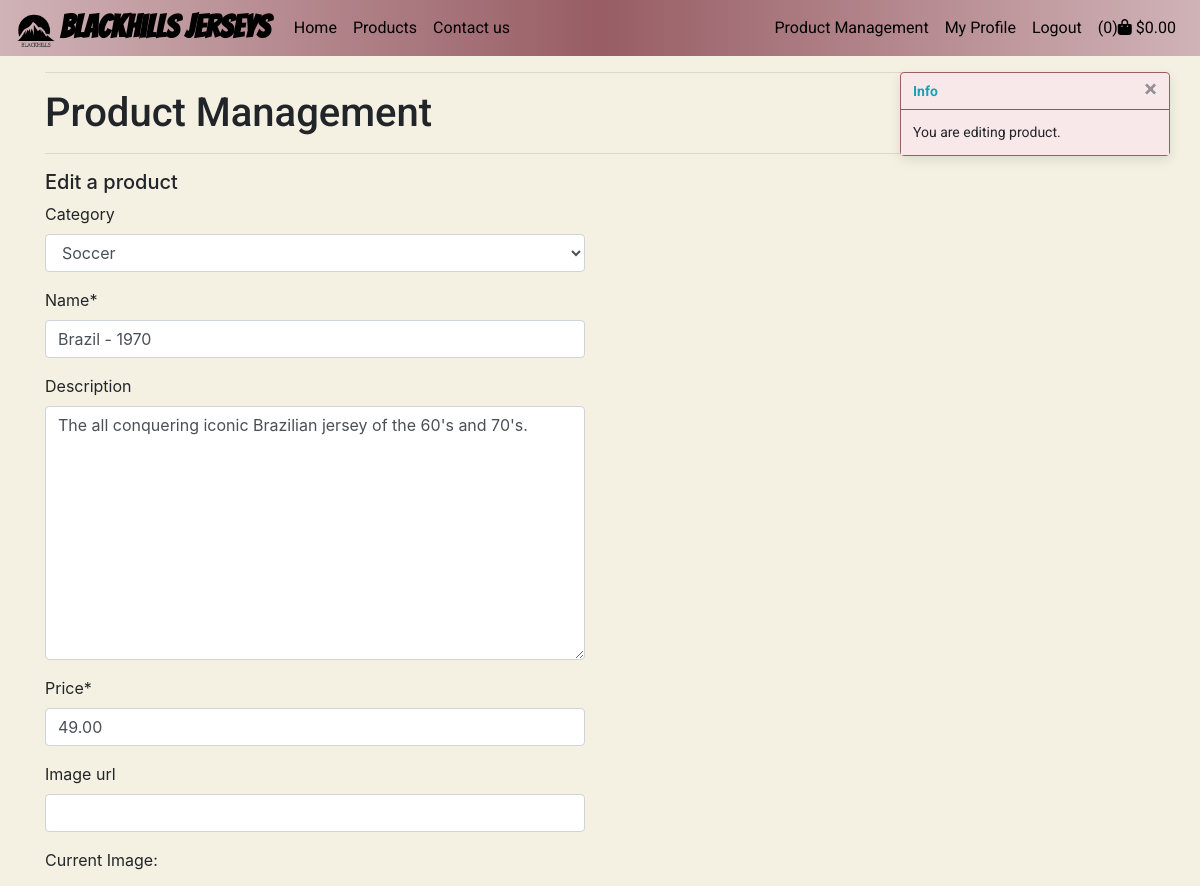
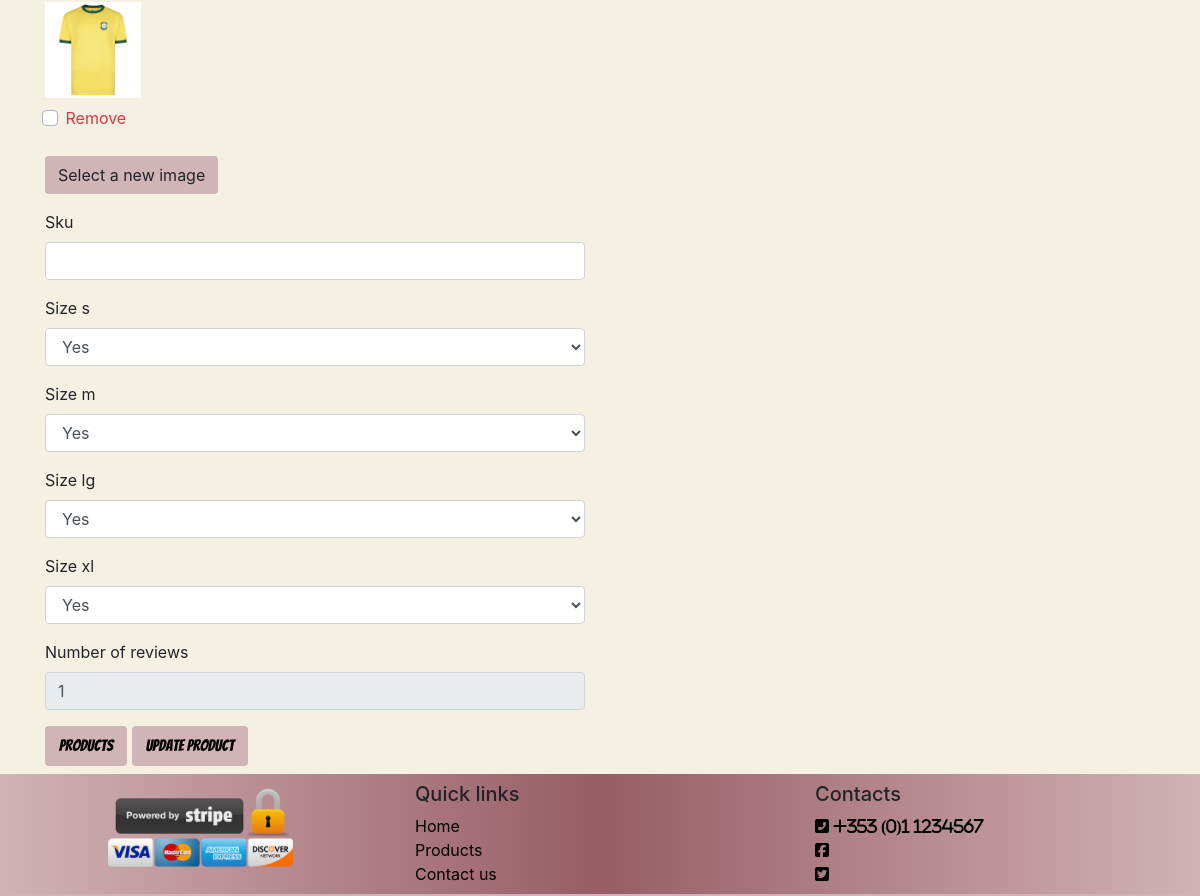
The page /products/edit/16/ (signed in) on the database its author committed (2 pictures, top to bottom).
### products/models.py (models this page shows, shortened)
class Product(models.Model):
    category = models.ForeignKey('Category',
                                 null=True,
                                 blank=True,
                                 on_delete=models.SET_NULL)
    name = models.CharField(max_length=254)
    description = models.TextField(null=True,
                                   blank=True)
    price = models.DecimalField(max_digits=6, decimal_places=2)
    image_url = models.URLField(max_length=1024,
                                null=True,
                                blank=True)
    image = models.ImageField(null=True, blank=True)
    sku = models.CharField(max_length=254,
                           null=True,
                           blank=True)
    size_s = models.BooleanField(default=False,
                                 null=True,
                                 blank=True)
    size_m = models.BooleanField(default=False,
                                 null=True,
                                 blank=True)
    size_lg = models.BooleanField(default=False,
                                  null=True,
                                  blank=True)
    size_xl = models.BooleanField(default=False,
                                  null=True,
                                  blank=True)
    number_of_reviews = models.IntegerField(blank=True,
                                            null=True)

### products/views.py (the view)
# urls.py: path('edit/<int:product_id>/', views.edit_product, name='edit_product'),
@login_required
def edit_product(request, product_id):
    if not request.user.is_superuser:
        messages.error(request,
                       'Sorry only users with admin rights can access this')
        return redirect(reverse('home'))
    product = get_object_or_404(Product, pk=product_id)
    if request.method == 'POST':
        form = ProductForm(request.POST, request.FILES, instance=product)
        if form.is_valid():
            form.save()
            messages.success(request,
                             'You have successfully updated product')
            return redirect(reverse('product_detail', args=[product.id]))
        else:
            messages.error(request,
                           'Failed to update product. \
                               Please ensure all fields are correct.')
    else:
        form = ProductForm(instance=product)
        messages.info(request, 'You are editing product.')
    template = 'products/edit_product.html'
    context = {
        'form': form,
        'product': product,
    }
    return render(request, template, context)

### products/forms.py
class ProductForm(forms.ModelForm):
    class Meta:
        model = Product
        fields = '__all__'
    image = forms.ImageField(label='image',
                             required=False,
                             widget=CustomClearableFileInput)
    def __init__(self, *args, **kwargs):
        super().__init__(*args, **kwargs)
        categories = Category.objects.all()
        friendly_names = [(c.id, c.get_friendly_name()) for c in categories]
        self.fields['number_of_reviews'].widget.attrs['disabled'] = True
        self.fields['category'].choices = friendly_names
        for field_name, field in self.fields.items():
            field.widget.attrs['class'] = ''

### products/models.py (called while the page is built)
    def get_friendly_name(self):
        return self.friendly_name

### shopping_bag/contexts.py (called while the page is built, shortened)
def shopping_bag_contents(request):
    shopping_bag_items = []
    total = 0
    gross_total = 0
    product_count = 0
    shopping_bag = request.session.get('shopping_bag', {})
    if total < settings.FREE_DELIVERY_THRESHOLD:
        delivery = total * Decimal(settings.STANDARD_DELIVERY_PERCENTAGE/100)
        free_delivery_delta = settings.FREE_DELIVERY_THRESHOLD - total
    else:
        delivery = 0
        free_delivery_delta = 0
    gross_total = delivery + total
    context = {
        'shopping_bag_items': shopping_bag_items,
        'total': total,
        'product_count': product_count,
        'delivery': delivery,
        'free_delivery_delta': free_delivery_delta,
        'free_delivery_threshold': settings.FREE_DELIVERY_THRESHOLD,
        'gross_total': gross_total,
    }
    return context

### products/templates/products/edit_product.html (shortened to what this page needs)
<!DOCTYPE html>
{% extends 'base.html' %} {% load static %}
{% block page_header %}
<div class="container header-container">
</div>
{% endblock %} {% block content %}
<section class="container">
    <div class="row">
        <div class="col">
        <hr>
            <h1>Product Management</h1>
         <hr>
        </div>
    </div>
</section>
<section class="container">
    <div class="row">
        <div class="col-12 col-lg-6">
            <h5>Edit a product</h5>
            <form method="POST" action="{% url 'edit_product' product.id %}" class="form mb-2" enctype="multipart/form-data">
                {% for field in form %}
                    {% if field.name != 'image' %}
                        {{ field | as_crispy_field }}
                    {% else %}
                        {{ field }}
                    {% endif %}
                {% endfor %}
                <a class="btn products-button" href="{% url 'products' %}">Products</a>
                <button class="btn products-button" type="submit">update product</button>
            </form>
        </div>
        <div class="col-12 col-lg-6 order-lg-last mb-5">
        </div>
    </div>
</section>
{% endblock %}

### static/css/base.css (style rules this page uses)
body { background-color: #f5f1e2; display: flex; min-height: 100vh; flex-direction: column; }
h1 { font-family: 'Roboto', sans-serif; }
.header-container { height: 56px; }
.products-button { color: #000; background-color: #d0b2b6f7; font-family: 'Bangers', cursive; border: 2px solid transparent; }

### rows shown on the page
Product: category "Soccer" "Brazil - 1970" "The all conquering iconic Brazilian jersey of the 60's and 70's." "49.00" "Yes" "Yes" "Yes" "Yes" "1"

### other values the page prints
{{ product_count }} "0"
{{ message }} "You are editing product."
{{ widget.initial_text }} "Current Image"
{{ widget.clear_checkbox_label }} "Remove"
